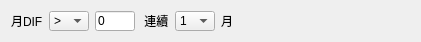
       <widget class="QWidget" name="widget_21" native="true">
        <property name="geometry">
         <rect>
          <x>0</x>
          <y>520</y>
          <width>421</width>
          <height>40</height>
         </rect>
        </property>
        <layout class="QHBoxLayout" name="horizontalLayout_132">
         <item>
          <layout class="QHBoxLayout" name="horizontalLayout_31">
           <item>
            <widget class="QLabel" name="label_83">
             <property name="text">
              <string>月DIF</string>
             </property>
            </widget>
           </item>
           <item>
            <widget class="QComboBox" name="comboBox_30">
             <property name="sizePolicy">
              <sizepolicy hsizetype="Preferred" vsizetype="Fixed">
               <horstretch>0</horstretch>
               <verstretch>0</verstretch>
              </sizepolicy>
             </property>
             <property name="minimumSize">
              <size>
               <width>40</width>
               <height>20</height>
              </size>
             </property>
             <property name="maximumSize">
              <size>
               <width>40</width>
               <height>20</height>
              </size>
             </property>
             <item>
              <property name="text">
               <string>&gt;</string>
              </property>
             </item>
             <item>
              <property name="text">
               <string>&gt;=</string>
              </property>
             </item>
             <item>
              <property name="text">
               <string>&lt;</string>
              </property>
             </item>
             <item>
              <property name="text">
               <string>&lt;=</string>
              </property>
             </item>
             <item>
              <property name="text">
               <string>&lt;&gt;</string>
              </property>
             </item>
             <item>
              <property name="text">
               <string>=</string>
              </property>
             </item>
            </widget>
           </item>
           <item>
            <widget class="QLineEdit" name="lineEdit_11">
             <property name="minimumSize">
              <size>
               <width>40</width>
               <height>20</height>
              </size>
             </property>
             <property name="maximumSize">
              <size>
               <width>40</width>
               <height>20</height>
              </size>
             </property>
             <property name="text">
              <string>0</string>
             </property>
            </widget>
           </item>
           <item>
            <widget class="QLabel" name="label_43">
             <property name="text">
              <string> 連續</string>
             </property>
            </widget>
           </item>
           <item>
            <widget class="QComboBox" name="comboBox_31">
             <property name="sizePolicy">
              <sizepolicy hsizetype="Preferred" vsizetype="Fixed">
               <horstretch>0</horstretch>
               <verstretch>0</verstretch>
              </sizepolicy>
             </property>
             <property name="minimumSize">
              <size>
               <width>40</width>
               <height>20</height>
              </size>
             </property>
             <property name="maximumSize">
              <size>
               <width>40</width>
               <height>20</height>
              </size>
             </property>
             <item>
              <property name="text">
               <string>1</string>
              </property>
             </item>
             <item>
              <property name="text">
               <string>2</string>
              </property>
             </item>
             <item>
              <property name="text">
               <string>3</string>
              </property>
             </item>
             <item>
              <property name="text">
               <string>4</string>
              </property>
             </item>
             <item>
              <property name="text">
               <string>5</string>
              </property>
             </item>
             <item>
              <property name="text">
               <string>6</string>
              </property>
             </item>
             <item>
              <property name="text">
               <string>7</string>
              </property>
             </item>
             <item>
              <property name="text">
               <string>8</string>
              </property>
             </item>
             <item>
              <property name="text">
               <string>9</string>
              </property>
             </item>
             <item>
              <property name="text">
               <string>10</string>
              </property>
             </item>
            </widget>
           </item>
           <item>
            <widget class="QLabel" name="label_44">
             <property name="minimumSize">
              <size>
               <width>40</width>
               <height>20</height>
              </size>
             </property>
             <property name="maximumSize">
              <size>
               <width>40</width>
               <height>20</height>
              </size>
             </property>
             <property name="text">
              <string>月</string>
             </property>
            </widget>
           </item>
          </layout>
         </item>
         <item>
          <spacer name="horizontalSpacer_22">
           <property name="orientation">
            <enum>Qt::Horizontal</enum>
           </property>
           <property name="sizeHint" stdset="0">
            <size>
             <width>40</width>
             <height>20</height>
            </size>
           </property>
          </spacer>
         </item>
        </layout>
       </widget>
